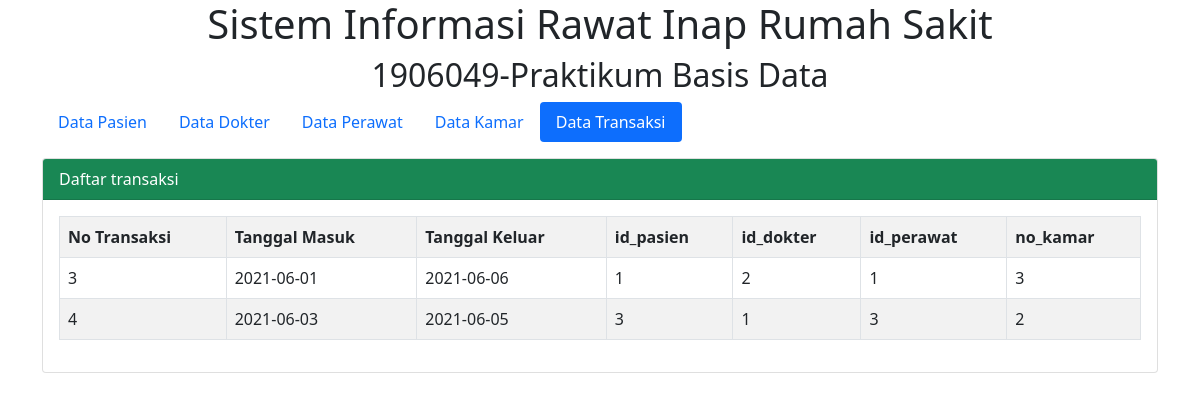
Page /transaksi.php on the committed database.
### tables this page shows
CREATE TABLE `transaksi` (
  `no_transaksi` int(5) NOT NULL,
  `tgl_masuk` date DEFAULT NULL,
  `tgl_keluar` date DEFAULT NULL,
  `id_pasien` int(5) NOT NULL,
  `id_dokter` int(5) NOT NULL,
  `id_perawat` int(5) NOT NULL,
  `no_kamar` int(5) NOT NULL
);

### transaksi.php (the view, shortened to what this page needs)
<?php
include_once "config.php";
?>
<!DOCTYPE html>
<html lang="en">
  <head>
    <link rel="stylesheet" href="./css/bootstrap.min.css">
  </head>
  <body>
    <div class="container">
      <h1 class="text-center">Sistem Informasi Rawat Inap Rumah Sakit
      </h1>
      <h2 class="text-center">1906049-Praktikum Basis Data
      </h2>
      <ul class="nav nav-pills">
        <li class="nav-item">
          <a class="nav-link" aria-current="page" href="index.php">Data Pasien</a>
        </li>
  <li class="nav-item">
    <a class="nav-link" href="dokter.php">Data Dokter</a>
  </li>
  <li class="nav-item">
    <a class="nav-link" href="perawat.php">Data Perawat</a>
  </li>
  <li class="nav-item">
    <a class="nav-link" href="kamar.php">Data Kamar</a>
  </li>
  <li class="nav-item">
    <a class="nav-link active" href="transaksi.php">Data Transaksi</a>
  </li>
</ul>
      <div class="card mt-3">
        <div
             class="card-header bg-success text-white">
          Daftar transaksi
        </div>
        <div class="card-body table-responsive">
          <table class="table table-bordered table-striped table-hover">
            <tr>
              <th>No Transaksi
              </th>
              <th>Tanggal Masuk
              </th>
              <th>Tanggal Keluar
              </th>
              <th>id_pasien
              </th>
              <th>id_dokter
              </th>
              <th>id_perawat
              </th>
              <th>no_kamar
              </th>
            </tr>
            <?php
            $getData = mysqli_query($mysqli, "SELECT * from transaksi");
            while ($dataTransaksi = mysqli_fetch_array($getData)): ?>
            <tr>
              <td>
                <?= $dataTransaksi['no_transaksi'] ?>
              </td>
              <td>
                <?= $dataTransaksi['tgl_masuk'] ?>
              </td>
              <td>
                <?= $dataTransaksi['tgl_keluar'] ?>
              </td>
              <td>
                <?= $dataTransaksi['id_pasien'] ?>
              </td>
              <td>
                <?= $dataTransaksi['id_dokter'] ?>
              </td>
              <td>
                <?= $dataTransaksi['id_perawat'] ?>
              </td>
              <td>
                <?= $dataTransaksi['no_kamar'] ?>
              </td>
            </tr>
            <?php endwhile;
            ?>
          </table>
        </div>
      </div>
    </div>
  </body>
</html>

### rows in the picture
transaksi: no_transaksi "3", tgl_masuk "2021-06-01", tgl_keluar "2021-06-06", id_pasien "1", id_dokter "2", id_perawat "1", no_kamar "3"
transaksi: no_transaksi "4", tgl_masuk "2021-06-03", tgl_keluar "2021-06-05", id_pasien "3", id_dokter "1", id_perawat "3", no_kamar "2"
